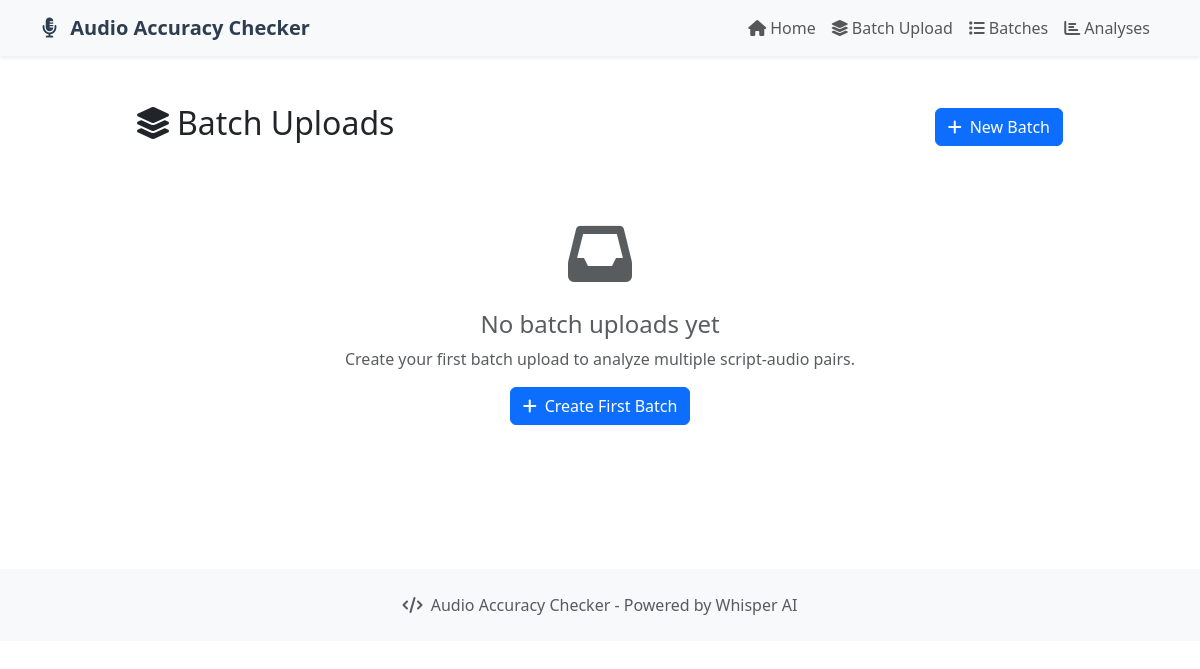
Before: /batch/list/ with the older database file.
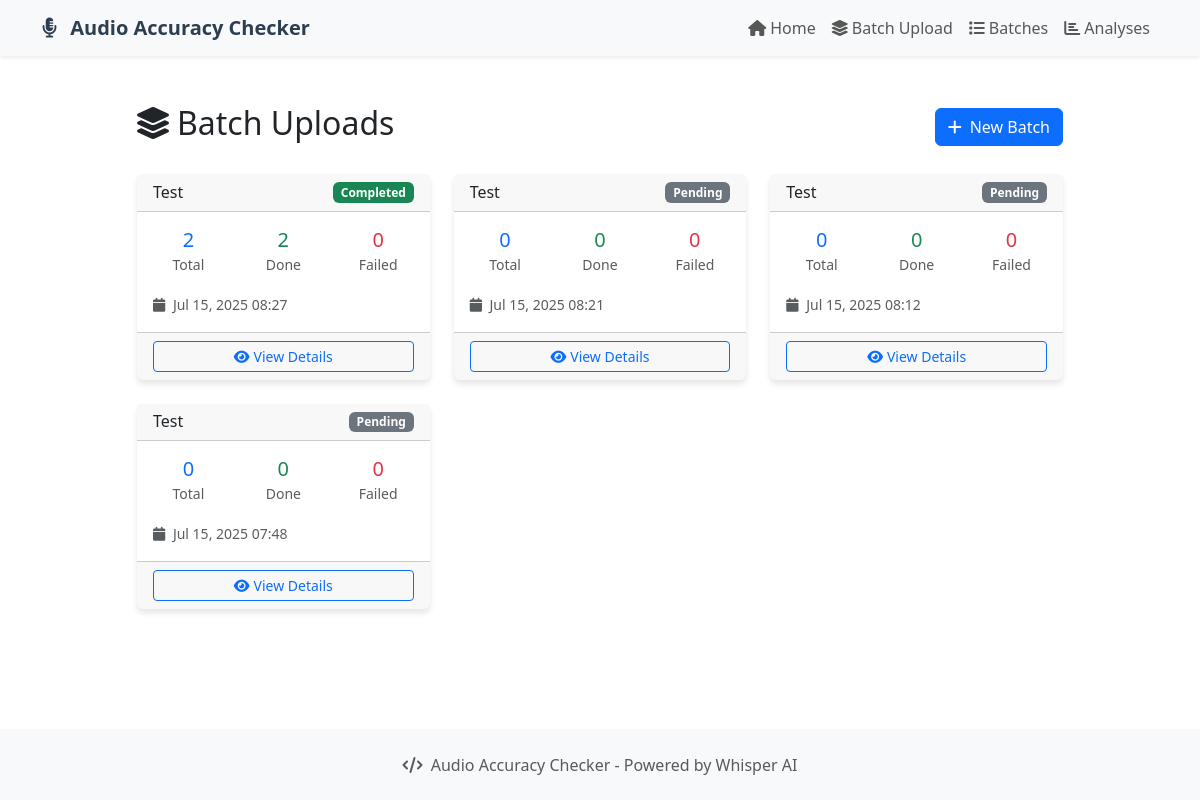
After: the same page with the newer database file.
### audio_checker/models.py (models this page shows, shortened)
class BatchUpload(models.Model):
    title = models.CharField(max_length=200)
    created_at = models.DateTimeField(auto_now_add=True)
    updated_at = models.DateTimeField(auto_now=True)
    user = models.ForeignKey(User, on_delete=models.CASCADE, null=True, blank=True)
    status = models.CharField(max_length=20, choices=[
        ('pending', 'Pending'),
        ('processing', 'Processing'),
        ('completed', 'Completed'),
        ('failed', 'Failed'),
    ], default='pending')
    def get_total_analyses(self):
        return self.analyses.count()
    def get_completed_analyses(self):
        return self.analyses.filter(accuracy_score__isnull=False).exclude(accuracy_score=-1).count()
    def get_failed_analyses(self):
        return self.analyses.filter(accuracy_score=-1).count()

### audio_checker/views.py (the view)
# urls.py: path('batch/list/', views.batch_list, name='batch_list'),
def batch_list(request):
    batches = BatchUpload.objects.all().order_by('-created_at')
    paginator = Paginator(batches, 10)
    page_number = request.GET.get('page')
    page_obj = paginator.get_page(page_number)
    return render(request, 'audio_checker/batch_list.html', {'page_obj': page_obj})

### audio_checker/templates/audio_checker/batch_list.html (shortened to what this page needs)
{% extends 'audio_checker/base.html' %}
{% block content %}
<div class="container py-5">
    <div class="row">
        <div class="col-lg-10 mx-auto">
            <div class="d-flex justify-content-between align-items-center mb-4">
                <h2>
                    <i class="fas fa-layer-group me-2"></i>Batch Uploads
                </h2>
                <a href="{% url 'audio_checker:batch_upload' %}" class="btn btn-primary">
                    <i class="fas fa-plus me-2"></i>New Batch
                </a>
            </div>
            {% if page_obj %}
                <div class="row">
                    {% for batch in page_obj %}
                    <div class="col-md-6 col-lg-4 mb-4">
                        <div class="card h-100">
                            <div class="card-header">
                                <div class="d-flex justify-content-between align-items-center">
                                    <h6 class="mb-0">{{ batch.title }}</h6>
                                    <span class="badge bg-{% if batch.status == 'completed' %}success{% elif batch.status == 'processing' %}warning{% elif batch.status == 'failed' %}danger{% else %}secondary{% endif %}">
                                        {{ batch.status|title }}
                                    </span>
                                </div>
                            </div>
                            <div class="card-body">
                                <div class="row text-center mb-3">
                                    <div class="col-4">
                                        <h5 class="text-primary mb-0">{{ batch.get_total_analyses }}</h5>
                                        <small class="text-muted">Total</small>
                                    </div>
                                    <div class="col-4">
                                        <h5 class="text-success mb-0">{{ batch.get_completed_analyses }}</h5>
                                        <small class="text-muted">Done</small>
                                    </div>
                                    <div class="col-4">
                                        <h5 class="text-danger mb-0">{{ batch.get_failed_analyses }}</h5>
                                        <small class="text-muted">Failed</small>
                                    </div>
                                </div>
                                <small class="text-muted">
                                    <i class="fas fa-calendar me-1"></i>
                                    {{ batch.created_at|date:"M d, Y H:i" }}
                                </small>
                            </div>
                            <div class="card-footer">
                                <a href="{% url 'audio_checker:batch_detail' batch.id %}"
                                   class="btn btn-outline-primary btn-sm w-100">
                                    <i class="fas fa-eye me-1"></i>View Details
                                </a>
                            </div>
                        </div>
                    </div>
                    {% endfor %}
                </div>
            {% else %}
                <div class="text-center py-5">
                    <i class="fas fa-inbox fa-4x text-muted mb-4"></i>
                    <h4 class="text-muted">No batch uploads yet</h4>
                    <p class="text-muted">Create your first batch upload to analyze multiple script-audio pairs.</p>
                    <a href="{% url 'audio_checker:batch_upload' %}" class="btn btn-primary">
                        <i class="fas fa-plus me-2"></i>Create First Batch
                    </a>
                </div>
            {% endif %}
        </div>
    </div>
</div>
{% endblock %}

### audio_checker/templates/audio_checker/base.html (shortened to what this page needs)
<!DOCTYPE html>
<html lang="en">
<head>
    <link href="https://cdn.jsdelivr.net/npm/bootstrap@5.3.0/dist/css/bootstrap.min.css" rel="stylesheet">
    <link href="https://cdnjs.cloudflare.com/ajax/libs/font-awesome/6.0.0/css/all.min.css" rel="stylesheet">
</head>
<body>
    <nav class="navbar navbar-expand-lg navbar-light bg-light shadow-sm">
        <div class="container">
            <a class="navbar-brand" href="{% url 'audio_checker:home' %}">
                <i class="fas fa-microphone-alt me-2"></i>
                Audio Accuracy Checker
            </a>
            <div class="collapse navbar-collapse" id="navbarNav">
                <ul class="navbar-nav ms-auto">
                    <li class="nav-item">
                        <a class="nav-link" href="{% url 'audio_checker:home' %}">
                            <i class="fas fa-home me-1"></i>Home
                        </a>
                    </li>
                    <li class="nav-item">
                        <a class="nav-link" href="{% url 'audio_checker:batch_upload' %}">
                            <i class="fas fa-layer-group me-1"></i>Batch Upload
                        </a>
                    </li>
                    <li class="nav-item">
                        <a class="nav-link" href="{% url 'audio_checker:batch_list' %}">
                            <i class="fas fa-list me-1"></i>Batches
                        </a>
                    </li>
                    <li class="nav-item">
                        <a class="nav-link" href="{% url 'audio_checker:analysis_list' %}">
                            <i class="fas fa-chart-bar me-1"></i>Analyses
                        </a>
                    </li>
                </ul>
            </div>
        </div>
    </nav>
    <main>
        {% block content %}{% endblock %}
    </main>
    <footer class="bg-light mt-5 py-4">
        <div class="container text-center">
            <p class="text-muted mb-0">
                <i class="fas fa-code me-1"></i>
                Audio Accuracy Checker - Powered by Whisper AI
            </p>
        </div>
    </footer>
</body>
</html>

### audio_checker/templates/audio_checker/base.html (style rules this page uses)
.navbar-brand { font-weight: bold; color: #2c3e50 !important; }
.card { border: none; box-shadow: 0 4px 6px rgba(0, 0, 0, 0.1); transition: transform 0.2s; }

Changed rows visible on the page:
added BatchUpload: title "Test", status "Completed", get_total_analyses "2", get_completed_analyses "2", get_failed_analyses "0", created_at "Jul 15, 2025 08:27"
added BatchUpload: title "Test", status "Pending", get_total_analyses "0", get_completed_analyses "0", get_failed_analyses "0", created_at "Jul 15, 2025 08:21"
added BatchUpload: title "Test", status "Pending", get_total_analyses "0", get_completed_analyses "0", get_failed_analyses "0", created_at "Jul 15, 2025 08:12"
added BatchUpload: title "Test", status "Pending", get_total_analyses "0", get_completed_analyses "0", get_failed_analyses "0", created_at "Jul 15, 2025 07:48"
Other visible differences:
text no longer shown: "No batch uploads yet Create your first batch upload to analyze multiple script-audio pairs. Create First Batch"
